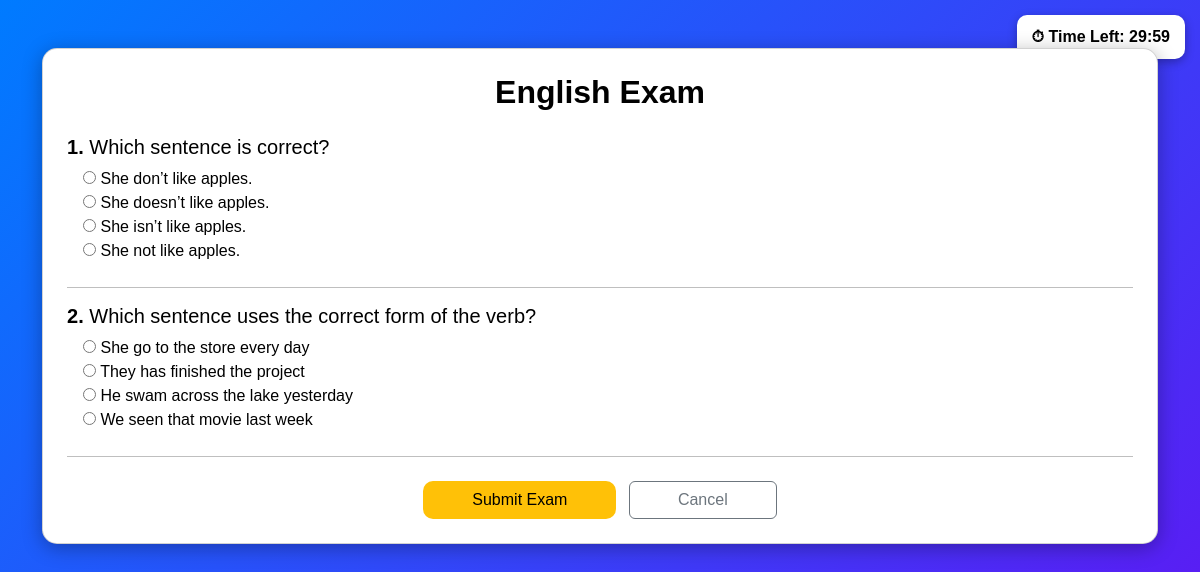
/student/take_exam.php?id=5 (signed in), run on the app's committed database.
### tables this page shows
CREATE TABLE `exams` (
  `id` int(11) NOT NULL,
  `subject` varchar(100) NOT NULL,
  `description` text NOT NULL,
  `time_limit` int(11) NOT NULL COMMENT 'in minutes',
  `is_active` tinyint(1) NOT NULL DEFAULT 1,
  `date_created` timestamp NOT NULL DEFAULT current_timestamp()
);

CREATE TABLE `questions` (
  `id` int(11) NOT NULL,
  `exam_id` int(11) NOT NULL,
  `question` text NOT NULL,
  `option_a` varchar(255) NOT NULL,
  `option_b` varchar(255) NOT NULL,
  `option_c` varchar(255) NOT NULL,
  `option_d` varchar(255) NOT NULL,
  `correct_answer` char(1) NOT NULL
);

### student/take_exam.php (the view, shortened to what this page needs)
<?php
include('../includes/config.php');
$exam_id = $_GET['id'];
$sql = "SELECT * FROM exams WHERE id = :id LIMIT 1";
$query = $dbh->prepare($sql);
$query->bindParam(':id', $exam_id);
$query->execute();
$exam = $query->fetch(PDO::FETCH_ASSOC);
$sql2 = "SELECT * FROM questions WHERE exam_id = :exam_id ORDER BY id ASC";
$stmt = $dbh->prepare($sql2);
$stmt->bindParam(':exam_id', $exam_id);
$stmt->execute();
$questions = $stmt->fetchAll(PDO::FETCH_ASSOC);
?>
<!DOCTYPE html>
<html lang="en">
<head>
<link href="https://cdn.jsdelivr.net/npm/bootstrap@5.3.3/dist/css/bootstrap.min.css" rel="stylesheet">
</head>
<body>
<div class="timer-box">
⏱ Time Left: <span id="timer"></span>
</div>
<div class="container mt-5">
    <div class="card p-4">
        <h2 class="fw-bold text-center mb-4">
            <?php echo htmlspecialchars($exam['subject']); ?> Exam
        </h2>
        <form method="POST" action="exam_submitted.php" id="examForm">
            <?php if (count($questions) > 0): ?>
                <?php $i = 1; ?>
                <?php foreach ($questions as $q): ?>
                    <div class="mb-4">
                        <h5><b><?php echo $i++ . ". "; ?></b><?php echo htmlspecialchars($q['question']); ?></h5>
                        <div class="ms-3 mt-2">
                            <label class="d-block">
                                <input type="radio" name="answer_<?php echo $q['id']; ?>" value="A" required>
                                <?php echo htmlspecialchars($q['option_a']); ?>
                            </label>
                            <label class="d-block">
                                <input type="radio" name="answer_<?php echo $q['id']; ?>" value="B">
                                <?php echo htmlspecialchars($q['option_b']); ?>
                            </label>
                            <label class="d-block">
                                <input type="radio" name="answer_<?php echo $q['id']; ?>" value="C">
                                <?php echo htmlspecialchars($q['option_c']); ?>
                            </label>
                            <label class="d-block">
                                <input type="radio" name="answer_<?php echo $q['id']; ?>" value="D">
                                <?php echo htmlspecialchars($q['option_d']); ?>
                            </label>
                        </div>
                    </div>
                    <hr>
                <?php endforeach; ?>
            <?php else: ?>
                <p class="text-center text-muted">No questions found for this exam.</p>
            <?php endif; ?>
            <div class="text-center mt-4">
                <button type="submit" class="btn btn-submit px-5">Submit Exam</button>
                <a href="exam_dashboard.php" class="btn btn-outline-secondary px-5 ms-2">Cancel</a>
            </div>
        </form>
    </div>
</div>
</body>
</html>

### student/take_exam.php (style rules this page uses)
body { font-family: 'Poppins', sans-serif; background: linear-gradient(135deg, #007bff, #6610f2); color: #fff; min-height: 100vh; }
.card { background: #fff; color: #000; border-radius: 15px; box-shadow: 0 4px 20px rgba(0,0,0,0.3); }
.btn-submit { background-color: #ffc107; color: #000; border-radius: 10px; }
.timer-box { position: fixed; top: 15px; right: 15px; background: #fff; color: #000; padding: 10px 15px; border-radius: 10px; font-weight: 600; box-shadow: 0 3px 10px rgba(0,0,0,0.3); }

### data on the page
exams: subject "English"
questions: question "Which sentence is correct?", option_a "She don’t like apples.", option_b "She doesn’t like apples.", option_c "She isn’t like apples.", option_d "She not like apples."
questions: question "Which sentence uses the correct form of the verb?", option_a "She go to the store every day", option_b "They has finished the project", option_c "He swam across the lake yesterday", option_d "We seen that movie last week"
